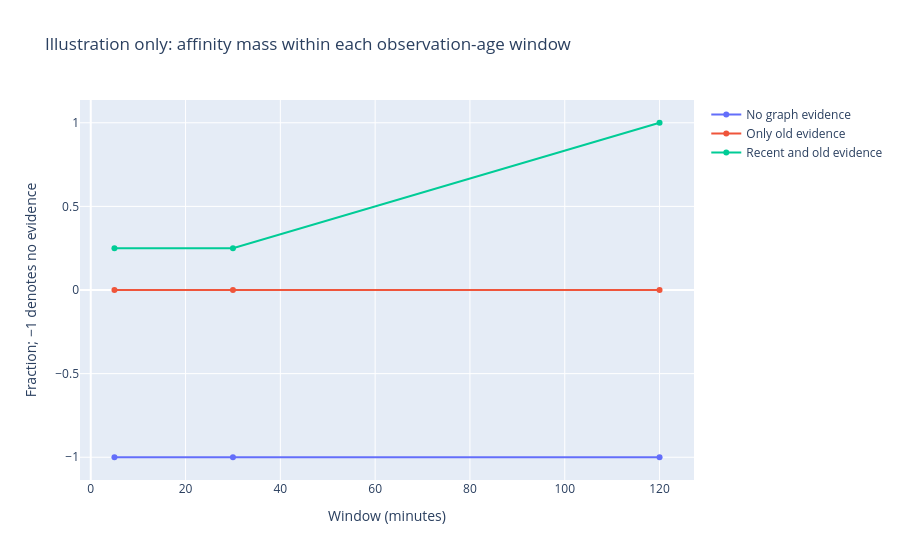

Here is the notebook cell this chart was saved with:
### Markdown cell above
## 2. Three observable states
Illustrative values below are algebraic examples, not OTTO experiment predictions. No support, support only from old observations, and recent support are distinct states. The primary encoding preserves that distinction.

### Code cell
import numpy as np
from recent_mass_features import summarize_mass
states = {"No graph evidence": ([[0.]], [0.]),
          "Only old evidence": ([[1.]], [3.]),
          "Recent and old evidence": ([[1.], [3.]], [0., 1.])}
fig = go.Figure()
for label, (weights, ages) in states.items():
    seeds = np.arange(1, len(ages)+1)
    fractions = summarize_mass(weights, seeds, np.array([7]), ages)[0]
    fig.add_trace(go.Scatter(x=[5,30,120], y=fractions.tolist(), name=label, mode="lines+markers"))
fig.update_layout(title="Illustration only: affinity mass within each observation-age window",
                  xaxis_title="Window (minutes)", yaxis_title="Fraction; −1 denotes no evidence")
show(fig)

### Figure 1 — Plotly figure (JSON) as saved in the notebook; plotly's stock layout.template omitted (floating-point values rounded to 4 significant figures)
{"data": [{"mode": "lines+markers", "name": "No graph evidence", "type": "scatter", "x": [5, 30, 120], "y": [-1.0, -1.0, -1.0]}, {"mode": "lines+markers", "name": "Only old evidence", "type": "scatter", "x": [5, 30, 120], "y": [0.0, 0.0, 0.0]}, {"mode": "lines+markers", "name": "Recent and old evidence", "type": "scatter", "x": [5, 30, 120], "y": [0.25, 0.25, 1.0]}], "layout": {"title": {"text": "Illustration only: affinity mass within each observation-age window"}, "xaxis": {"title": {"text": "Window (minutes)"}}, "yaxis": {"title": {"text": "Fraction; −1 denotes no evidence"}}}}
